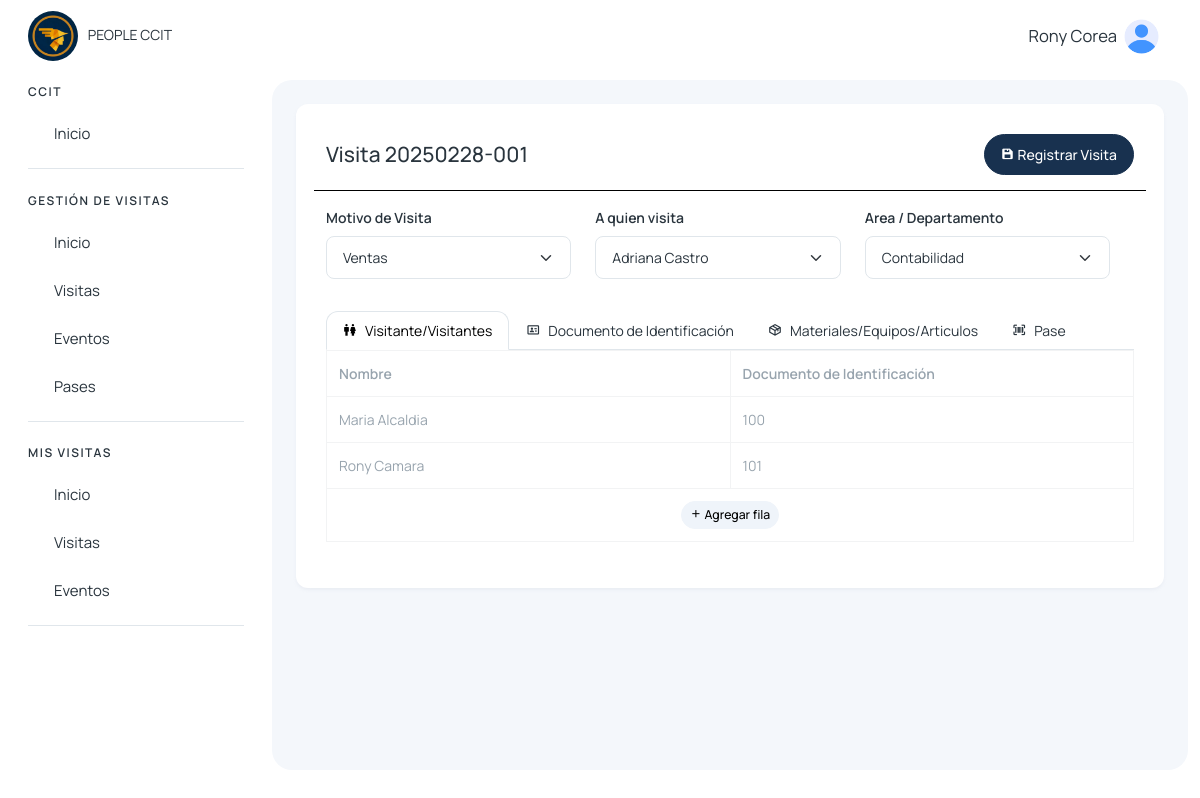
Page /nueva-visita-agendada/31 (signed in) on the committed database.
### visitantes/models.py (models this page shows, shortened)
class Visita(models.Model):
    cod_visita = models.CharField(max_length=50, unique=True)
    visitante = models.CharField(max_length=500)
    motivo = models.TextField()
    accion = models.TextField(null=True, blank=True)
    tipo = models.TextField()
    agendado_presente = models.CharField(max_length=500, null=True, blank=True)
    estado_visitante = models.CharField(max_length=500, null=True, blank=True)
    area_departamento = models.CharField(max_length=255)
    persona_visitada = models.CharField(max_length=255)
    fecha_visita = models.DateField()
    hora_ingreso = models.TimeField()
    hora_salida = models.TimeField(null=True, blank=True)
    usuario_registro = models.CharField(max_length=50)
    num_pase = models.CharField(max_length=50, null=True, blank=True)
    foto_documento_identificacion = models.ImageField(upload_to='visitantes/', blank=True, null=True)
    created_at = models.DateTimeField(auto_now_add=True)
    updated_at = models.DateTimeField(auto_now=True)

class VisitanesVisita(models.Model):
    cod_visita = models.CharField(max_length=50)
    nombre = models.CharField(max_length=255)
    documento_identificacion = models.CharField(max_length=50)
    created_at = models.DateTimeField(auto_now_add=True)
    updated_at = models.DateTimeField(auto_now=True)

### colaboradores/views.py (the view)
# urls.py: path('nueva-visita-agendada/<int:id>', views.nueva_visita_agendada, name='nueva-visita-agendada'),
@login_required
def nueva_visita_agendada(request,id):
    visita = Visita.objects.get(id=id)
    visitantes_visita = VisitanesVisita.objects.filter(cod_visita=visita.cod_visita)
    motivos = MotivoVisita.objects.filter(estado='activo')
    acciones = AccionVisita.objects.filter(estado='activo')
    colaboradores = Colaborador.objects.filter(estado='activo')
    areasdeptos = AreaDepto.objects.filter(estado='activo')
    pases = PaseAcceso.objects.filter(Q(estado='activo') & Q(estado_pase='Disponible'))
    return render(request, 'visitantes/colaborador/nueva-visita-agendada.html', {
        'motivos': motivos,
        'acciones': acciones,
        'colaboradores': colaboradores,
        'areasdeptos': areasdeptos,
        'pases': pases,
        'visita': visita,
        'visitantes_visita': visitantes_visita,
    })

### visitantes/context_processors.py (called while the page is built)
def grupos_usuario(request):
    if request.user.is_authenticated:
        grupos = request.user.groups.all()
    else:
        grupos = []
    return {'user_grupos': grupos}

### templates/visitantes/colaborador/nueva-visita-agendada.html (shortened to what this page needs)
{% extends 'layout/layout.html' %}
{% block content %}
{% load static %}
<div>
    <div class="mb-3 row d-flex" style="border-bottom: 1px solid #000; padding-bottom: 15px;">
        <div class="col" style="display: flex; flex-direction: column; justify-content: flex-end;">
            <h4>Visita {{visita.cod_visita}}</h4>
        </div>
        <div class="col d-flex justify-content-end align-items-center">
            <button type="submit" form="formNewVisita" class="btn btn-primary col-auto">
                <i class='bx bxs-save'></i> Registrar Visita
            </button>
        </div>
    </div>
    <form id="formNewVisita" method="post" action="{% url 'guardar_visita_agendada' %}" enctype="multipart/form-data">
        <div class="mb-3 row">
            <div class="mb-3 row">
                <div class="col-12 col-md-4">
                    <label class="form-label">Motivo de Visita</label>
                    <select class="form-select" name="motivo">
                        <option value="{{ visita.motivo }}" selected>{{ visita.motivo }}</option>
                    </select>
                </div>
                <div class="col-12 col-md-4">
                    <label class="form-label">A quien visita</label>
                    <select class="form-select" name="persona_visitada">
                        <option value="{{ visita.persona_visitada }}" selected>{{ visita.persona_visitada }}</option>
                    </select>
                </div>
                <div class="col-12 col-md-4">
                    <label class="form-label">Area / Departamento</label>
                    <select class="form-select" name="area_departamento">
                        <option value="{{ visita.area_departamento }}" selected>{{ visita.area_departamento }}</option>
                    </select>
                </div>
            </div>
        </div>
        <ul class="nav nav-tabs" role="tablist">
            <li class="nav-item">
                <a class="nav-link d-flex active" data-bs-toggle="tab" href="#v_agendada" role="tab">
                    <span><i class='bx bx-male-female'></i></span>
                    <span class="d-none d-md-block ms-2">Visitante/Visitantes</span>
                </a>
            </li>
            <li class="nav-item">
                <a class="nav-link d-flex" data-bs-toggle="tab" href="#v_dentro" role="tab">
                    <span><i class='bx bx-id-card'></i></span>
                    <span class="d-none d-md-block ms-2">Documento de Identificación</span>
                </a>
            </li>
            <li class="nav-item">
                <a class="nav-link d-flex" data-bs-toggle="tab" href="#eventos_capacitaciones" role="tab">
                    <span><i class='bx bx-package'></i></span>
                    <span class="d-none d-md-block ms-2">Materiales/Equipos/Articulos</span>
                </a>
            </li>
            <li class="nav-item">
                <a class="nav-link d-flex" data-bs-toggle="tab" href="#lista_negra" role="tab">
                    <span><i class='bx bx-barcode-reader'></i></span>
                    <span class="d-none d-md-block ms-2">Pase</span>
                </a>
            </li>
        </ul>
        <div class="tab-content">
            <div class="tab-pane active" id="v_agendada" role="tabpanel">
                <table class="table table-bordered table-hover table-sm" id="tabla-asistencia">
                    <thead class="thead-dark">
                        <tr>
                            <th>Nombre</th>
                            <th>Documento de Identificación</th>
                        </tr>
                    </thead>
                    <tbody id="tabla-asistencia-body">
                        {% if visitantes_visita %}
                            {% for visitante in visitantes_visita %}
                                <tr data-visitante-id="{{ visitante.id }}">
                                    <td contenteditable="true" class="nuevo-nombre col-6" placeholder="Nombre...">{{ visitante.nombre }}</td>
                                    <td contenteditable="true" class="nuevo-documento col-6" placeholder="Documento...">{{ visitante.documento_identificacion }}</td>
                                </tr>
                            {% endfor %}
                        {% else %}
                            <tr>
                                <td contenteditable="true" class="nuevo-nombre col-6" placeholder="Nombre..."></td>
                                <td contenteditable="true" class="nuevo-documento col-6" placeholder="Documento..."></td>
                            </tr>
                        {% endif %}
                    </tbody>
                    <tfoot>
                        <tr>
                            <td colspan="2" class="text-center">
                                <button id="btn-agregar-fila" class="btn btn-light btn-sm">
                                    <i class='bx bx-plus'></i> Agregar fila
                                </button>
                            </td>
                        </tr>
                    </tfoot>
                </table>
            </div>
        </div>
    </form>
</div>
{% endblock %}

### templates/layout/layout.html (shortened to what this page needs)
{% load static %}
<!DOCTYPE html>
<html lang="en">
<head>
    <link href='https://unpkg.com/boxicons@2.1.4/css/boxicons.min.css' rel='stylesheet'>
    <link rel="stylesheet" href="https://cdn.jsdelivr.net/npm/sweetalert2@11.4.4/dist/sweetalert2.min.css">
    <link rel="stylesheet" href="{% static '/assets/css/styles.min.css' %}" />
</head>
<body>
  <div class="page-wrapper" id="main-wrapper" data-layout="vertical" data-navbarbg="skin6" data-sidebartype="full"
  data-sidebar-position="fixed" data-header-position="fixed">
    <aside class="left-sidebar">
        <div>
            <div class="brand-logo d-flex align-items-center justify-content-between">
                <a href="{% url 'inicio_recepcion' %}" class="text-nowrap logo-img">
                    <img class="rounded-circle" width="50" src="{% static '/img/logo.png' %}" alt="logo" style="margin-right: 7px" />
                    PEOPLE CCIT
                </a>
            </div>
            <nav class="sidebar-nav scroll-sidebar" data-simplebar="">
                <ul id="sidebarnav">
                    <li class="nav-small-cap">
                        <span class="hide-menu">CCIT</span>
                    </li>
                    <li class="sidebar-item">
                        <a class="sidebar-link" href="{% url 'home' %}" aria-expanded="false">
                            <span class="hide-menu">Inicio</span>
                        </a>
                    </li>
                    {% for grupo in user_grupos %}
                        {% if grupo.name == "visitas_recepcion_group" or grupo.name == "admin_group" or grupo.name == 'super_admin' %}
                            <li class="nav-small-cap">
                                <span class="hide-menu">GESTIÓN DE VISITAS</span>
                            </li>
                            <li class="sidebar-item">
                                <a class="sidebar-link" href="{% url 'inicio_recepcion' %}" aria-expanded="false">
                                    <span class="hide-menu">Inicio</span>
                                </a>
                            </li>
                            <li class="sidebar-item">
                                <a class="sidebar-link" href="{% url 'visitas_recepcion' %}" aria-expanded="false">
                                    <span class="hide-menu">Visitas</span>
                                </a>
                            </li>
                            <li class="sidebar-item">
                                <a class="sidebar-link" href="{% url 'eventos_capacitaciones' %}" aria-expanded="false">
                                    <span class="hide-menu">Eventos</span>
                                </a>
                            </li>
                            <li class="sidebar-item">
                                <a class="sidebar-link" href="{% url 'pases_recepcion' %}" aria-expanded="false">
                                    <span class="hide-menu">Pases</span>
                                </a>
                            </li>
                        {% endif %}
                    {% endfor %}
                    {% for grupo in user_grupos %}
                        {% if grupo.name == "visitas_colaborador_group" or grupo.name == 'visitas_it_group' %}
                            <li class="nav-small-cap">
                                <span class="hide-menu">MIS VISITAS</span>
                            </li>
                            <li class="sidebar-item">
                                <a class="sidebar-link" href="{% url 'colaboradores_home' %}" aria-expanded="false">
                                    <span class="hide-menu">Inicio</span>
                                </a>
                            </li>
                            <li class="sidebar-item">
                                <a class="sidebar-link" href="{% url 'visitas_colaborador' %}" aria-expanded="false">
                                    <span class="hide-menu">Visitas</span>
                                </a>
                            </li>
                            <li class="sidebar-item">
                                <a class="sidebar-link" href="{% url 'eventos_capacitaciones_colaborador' %}" aria-expanded="false">
                                    <span class="hide-menu">Eventos</span>
                                </a>
                            </li>
                        {% endif %}
                    {% endfor %}
                </ul>
            </nav>
        </div>
    </aside>
  <div class="body-wrapper">
    <header class="app-header">
        <nav class="navbar navbar-expand-lg navbar-light">
            <div class="navbar-collapse justify-content-end px-0" id="navbarNav">
                <ul class="navbar-nav flex-row ms-auto align-items-center justify-content-end">
                    <li class="nav-item dropdown">
                        <a class="nav-link " href="javascript:void(0)" id="drop2" data-bs-toggle="dropdown"
                            aria-expanded="false">
                            <small style="font-size: smaller; margin-right: 7px;">
                                {{request.user.first_name}} {{request.user.last_name}}
                            </small>
                            <img src="{% static '/img/home/user.png' %}" alt="" width="35" height="35" class="rounded-circle">
                        </a>
                    </li>
                </ul>
            </div>
        </nav>
    </header>
            <div class="body-wrapper-inner">
                <div class="container-fluid">
                    <div class="card">
                        <div class="card-body">
                            {% block content %} {% endblock %}
                        </div>
                    </div>
                </div>
            </div>
        </div>
    </div>
</body>
</html>

### templates/layout/layout.html (style rules this page uses)
.btn { border-radius: 25px; }
.body-wrapper .container-fluid { max-width: 1500px; }

### rows in the picture
Visita: cod_visita "20250228-001", motivo "Ventas", persona_visitada "Adriana Castro", area_departamento "Contabilidad"
VisitanesVisita: nombre "Maria Alcaldia", documento_identificacion "100"
VisitanesVisita: nombre "Rony Camara", documento_identificacion "101"

### other values in the picture
{{ request.user.first_name }} "Rony"
{{ request.user.last_name }} "Corea"
